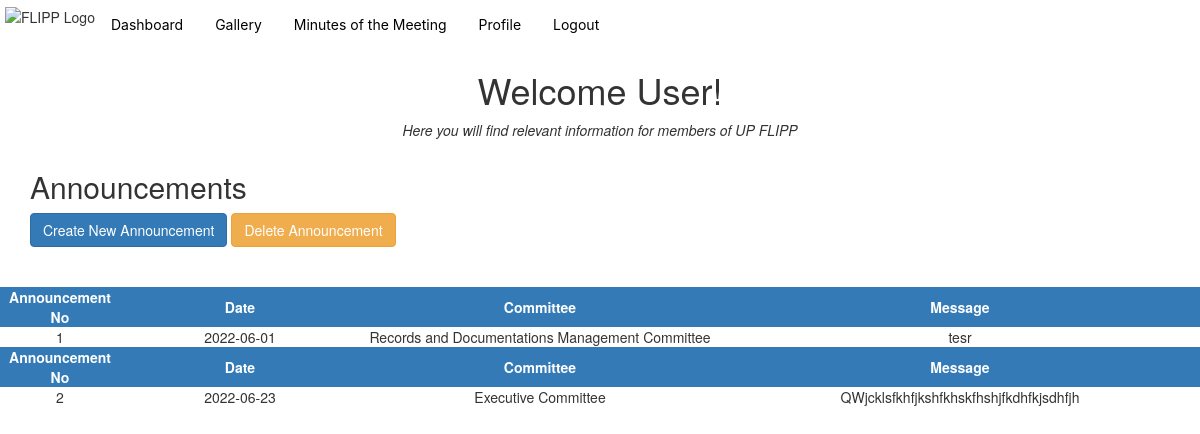
The page /dashboard (signed in) on the database as committed earlier.
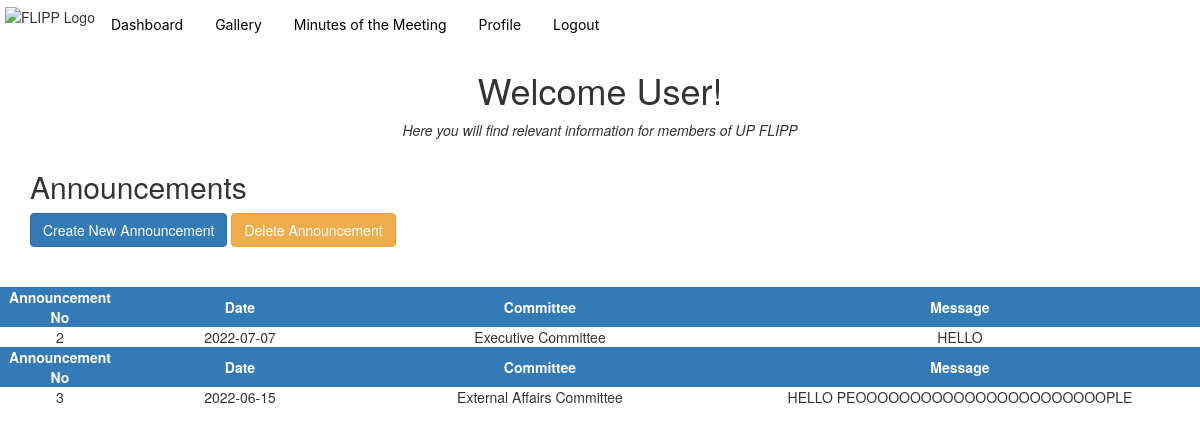
The same page on the database as committed later.
### app.py (models this page shows)
class Announcement(db.Model, UserMixin):
    id = db.Column(db.Integer, primary_key=True)
    date = db.Column(db.String(20), nullable=False)
    committee = db.Column(db.String(30), nullable=False)
    message = db.Column(db.String, nullable=False)

### app.py (the view)
@app.route('/dashboard', methods=["GET"])
@login_required
def dashboard():
    announcements = Announcement.query.all()
    return render_template("dashboard.html", announcements=announcements)

### app.py (called while the page is built)
@login_manager.user_loader
def load_user(user_id):
    return User.query.get(int(user_id))

### templates/dashboard.html (shortened to what this page needs)
{% extends 'base2.html'%} {% block title %} Home {% endblock %}
{% block content %}
<link rel="stylesheet" href="https://maxcdn.bootstrapcdn.com/bootstrap/3.4.1/css/bootstrap.min.css">
<body>
    <div class="text-center"><h1>Welcome User!</h1></div>
    <div class="text-center">
        <p><i>Here you will find relevant information for members of UP FLIPP</i></p>
    </div>
    <div class="container" >
        <h2 stlye="text-align:left;">Announcements</h2>
    <a class="btn btn-primary" href="{{ url_for('create') }}">Create New Announcement</a>          <a class="btn btn-warning" href="{{ url_for('delete_announcement') }}">Delete Announcement</a>
    </div>
  <br>
    <div>
<br>
 {% for announcement in announcements %}
<table class="fixed" width="100%">
    <col width="10%" />
    <col width="20%" />
    <col width="30%" />
    <col width="40%" />
    <tr>
        <th style="text-align:center;  background-color: #337ab7; color: white;">Announcement No</th>
        <th style="text-align:center; background-color: #337ab7; color: white;">Date</th>
        <th style="text-align:center; background-color: #337ab7; color: white;">Committee</th>
        <th style="text-align:center; background-color: #337ab7; color: white;">Message</th>
    </tr>
    <tr>
        <td style="text-align:center;">{{ announcement.id }}</td>
        <td style="text-align:center;">{{ announcement.date }}</td>
        <td style="text-align:center;">{{ announcement.committee }}</td>
        <td style="text-align:center;">{{ announcement.message }}</td>
    </tr>
</table>
 {% endfor %}
  <br><p></p>
</body>
{% endblock %}

Rows that differ between the two databases and show on the page:
removed Announcement: id "1", date "2022-06-01", committee "Records and Documentations Management Committee", message "tesr"
changed Announcement "Executive Committee": date "2022-06-23" → "2022-07-07"; message "QWjcklsfkhfjkshfkhskfhshjfkdhfkjsdhfjh" → "HELLO"
added Announcement: id "3", date "2022-06-15", committee "External Affairs Committee", message "HELLO PEOOOOOOOOOOOOOOOOOOOOOOOPLE"
